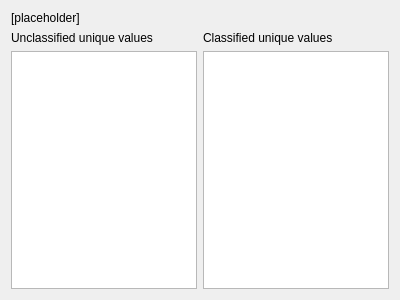
<?xml version="1.0" encoding="UTF-8"?>
<ui version="4.0">
 <class>pgKwClassify</class>
 <widget class="QWidget" name="pgKwClassify">
  <property name="geometry">
   <rect>
    <x>0</x>
    <y>0</y>
    <width>400</width>
    <height>300</height>
   </rect>
  </property>
  <property name="sizePolicy">
   <sizepolicy hsizetype="MinimumExpanding" vsizetype="MinimumExpanding">
    <horstretch>0</horstretch>
    <verstretch>0</verstretch>
   </sizepolicy>
  </property>
  <layout class="QVBoxLayout" name="verticalLayout_14">
   <item>
    <widget class="QLabel" name="lblClassify">
     <property name="styleSheet">
      <string notr="true">font: 11pt &quot;Ubuntu&quot;;</string>
     </property>
     <property name="text">
      <string>&lt;html&gt;&lt;head/&gt;&lt;body&gt;&lt;p&gt;[placeholder]&lt;/p&gt;&lt;/body&gt;&lt;/html&gt;</string>
     </property>
     <property name="alignment">
      <set>Qt::AlignLeading|Qt::AlignLeft|Qt::AlignTop</set>
     </property>
     <property name="wordWrap">
      <bool>true</bool>
     </property>
    </widget>
   </item>
   <item>
    <layout class="QGridLayout" name="gridLayout_15">
     <item row="1" column="1">
      <widget class="QTreeWidget" name="treeClasses">
       <property name="sizePolicy">
        <sizepolicy hsizetype="Expanding" vsizetype="MinimumExpanding">
         <horstretch>0</horstretch>
         <verstretch>0</verstretch>
        </sizepolicy>
       </property>
       <property name="styleSheet">
        <string notr="true">font: 11pt &quot;Ubuntu&quot;;</string>
       </property>
       <property name="showDropIndicator" stdset="0">
        <bool>true</bool>
       </property>
       <property name="dragEnabled">
        <bool>false</bool>
       </property>
       <property name="dragDropOverwriteMode">
        <bool>false</bool>
       </property>
       <property name="dragDropMode">
        <enum>QAbstractItemView::DragDrop</enum>
       </property>
       <property name="defaultDropAction">
        <enum>Qt::MoveAction</enum>
       </property>
       <property name="selectionMode">
        <enum>QAbstractItemView::SingleSelection</enum>
       </property>
       <property name="rootIsDecorated">
        <bool>false</bool>
       </property>
       <property name="itemsExpandable">
        <bool>false</bool>
       </property>
       <property name="expandsOnDoubleClick">
        <bool>false</bool>
       </property>
       <attribute name="headerVisible">
        <bool>false</bool>
       </attribute>
       <column>
        <property name="text">
         <string>Classes</string>
        </property>
       </column>
      </widget>
     </item>
     <item row="0" column="1">
      <widget class="QLabel" name="label_8">
       <property name="styleSheet">
        <string notr="true">font: 11pt &quot;Ubuntu&quot;;</string>
       </property>
       <property name="text">
        <string>Classified unique values</string>
       </property>
       <property name="buddy">
        <cstring>treeClasses</cstring>
       </property>
      </widget>
     </item>
     <item row="0" column="0">
      <widget class="QLabel" name="label_7">
       <property name="styleSheet">
        <string notr="true">font: 11pt &quot;Ubuntu&quot;;</string>
       </property>
       <property name="text">
        <string>Unclassified unique values</string>
       </property>
       <property name="buddy">
        <cstring>lstUniqueValues</cstring>
       </property>
      </widget>
     </item>
     <item row="1" column="0">
      <widget class="QListWidget" name="lstUniqueValues">
       <property name="sizePolicy">
        <sizepolicy hsizetype="Expanding" vsizetype="MinimumExpanding">
         <horstretch>0</horstretch>
         <verstretch>0</verstretch>
        </sizepolicy>
       </property>
       <property name="styleSheet">
        <string notr="true">font: 11pt &quot;Ubuntu&quot;;</string>
       </property>
       <property name="dragEnabled">
        <bool>false</bool>
       </property>
       <property name="dragDropOverwriteMode">
        <bool>false</bool>
       </property>
       <property name="dragDropMode">
        <enum>QAbstractItemView::DragDrop</enum>
       </property>
       <property name="defaultDropAction">
        <enum>Qt::MoveAction</enum>
       </property>
       <property name="selectionMode">
        <enum>QAbstractItemView::SingleSelection</enum>
       </property>
      </widget>
     </item>
    </layout>
   </item>
  </layout>
 </widget>
 <resources/>
 <connections/>
</ui>
